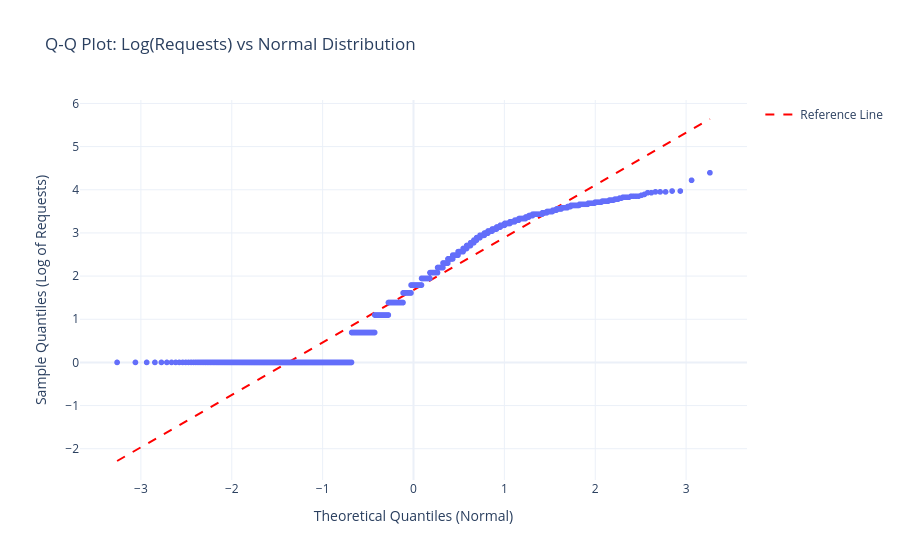

The notebook cell saved with this chart:
### Code cell
# Q-Q plot to test if data is log-normal
# If log-normal: log(data) should follow a normal distribution

from scipy import stats

# Log-transform the data (filter out zeros first)
log_reqs = np.log(df["reqs"][df["reqs"] > 0])

# Calculate theoretical quantiles
sorted_log_data = np.sort(log_reqs)
n = len(sorted_log_data)
# PPF = Percent Point Function (also called the Inverse Cumulative Distribution Function or Quantile Function)
# It answers: "At what value X does the cumulative probability equal p?"
# CDF: "What's the probability of being ≤ 1.96?"
# norm.cdf(1.96)  # → 0.975

# PPF: "What value has 97.5% of data below it?"
# norm.ppf(0.975)  # → 1.96
theoretical_quantiles = stats.norm.ppf(np.arange(1, n + 1) / (n + 1))

# Create Q-Q plot with Plotly
fig = px.scatter(
    x=theoretical_quantiles,
    y=sorted_log_data,
    labels={
        "x": "Theoretical Quantiles (Normal)",
        "y": "Sample Quantiles (Log of Requests)",
    },
    title="Q-Q Plot: Log(Requests) vs Normal Distribution",
)

# Add reference line (if log-normal, points should follow this line)
slope, intercept = np.polyfit(theoretical_quantiles, sorted_log_data, 1)
x_line = np.array([theoretical_quantiles.min(), theoretical_quantiles.max()])
y_line = slope * x_line + intercept
fig.add_scatter(
    x=x_line,
    y=y_line,
    mode="lines",
    name="Reference Line",
    line=dict(color="red", dash="dash"),
)

fig.update_layout(template="plotly_white")
fig.show()

# Print interpretation
print(f"If points follow the red line, data is log-normal.")
print(f"Log-transformed mean: {log_reqs.mean():.2f}, std: {log_reqs.std():.2f}")

### Figure 1 — Plotly figure (JSON) as saved in the notebook; plotly's stock layout.template omitted (floating-point values rounded to 4 significant figures; data arrays with more than 128 entries replaced by an {"elided": "..."} marker saying what was removed)
{"data": [{"hovertemplate": "Theoretical Quantiles (Normal)=%{x}<br>Sample Quantiles (Log of Requests)=%{y}<extra></extra>", "legendgroup": "", "marker": {"color": "#636efa", "symbol": "circle"}, "mode": "markers", "name": "", "showlegend": false, "type": "scattergl", "x": {"elided": "1805 float values"}, "xaxis": "x", "y": {"elided": "1805 float values"}, "yaxis": "y"}, {"line": {"color": "red", "dash": "dash"}, "mode": "lines", "name": "Reference Line", "type": "scatter", "x": [-3.262, 3.262], "y": [-2.284, 5.64]}], "layout": {"legend": {"tracegroupgap": 0}, "title": {"text": "Q-Q Plot: Log(Requests) vs Normal Distribution"}, "xaxis": {"anchor": "y", "domain": [0, 1], "title": {"text": "Theoretical Quantiles (Normal)"}}, "yaxis": {"anchor": "x", "domain": [0, 1], "title": {"text": "Sample Quantiles (Log of Requests)"}}}}
